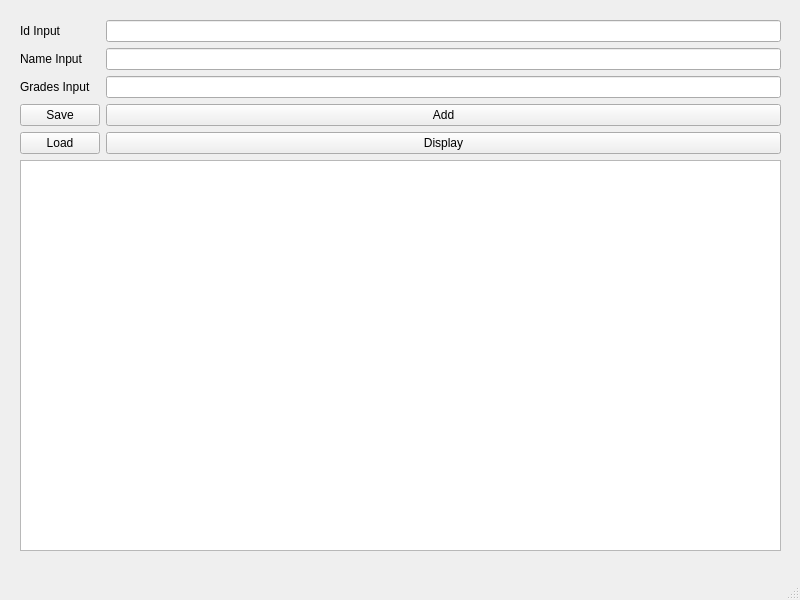
<?xml version="1.0" encoding="UTF-8"?>
<ui version="4.0">
 <class>MainWindow</class>
 <widget class="QMainWindow" name="MainWindow">
  <property name="geometry">
   <rect>
    <x>0</x>
    <y>0</y>
    <width>800</width>
    <height>600</height>
   </rect>
  </property>
  <property name="windowTitle">
   <string>MainWindow</string>
  </property>
  <widget class="QWidget" name="centralwidget">
   <widget class="QWidget" name="formLayoutWidget">
    <property name="geometry">
     <rect>
      <x>20</x>
      <y>20</y>
      <width>761</width>
      <height>531</height>
     </rect>
    </property>
    <layout class="QFormLayout" name="formLayout">
     <item row="0" column="0">
      <widget class="QLabel" name="idInputLabel">
       <property name="text">
        <string>Id Input</string>
       </property>
      </widget>
     </item>
     <item row="0" column="1">
      <widget class="QLineEdit" name="idInput"/>
     </item>
     <item row="1" column="0">
      <widget class="QLabel" name="nameInputLabel">
       <property name="text">
        <string>Name Input</string>
       </property>
      </widget>
     </item>
     <item row="1" column="1">
      <widget class="QLineEdit" name="nameInput"/>
     </item>
     <item row="2" column="0">
      <widget class="QLabel" name="gradesInputLabel">
       <property name="text">
        <string>Grades Input</string>
       </property>
      </widget>
     </item>
     <item row="2" column="1">
      <widget class="QLineEdit" name="gradesInput"/>
     </item>
     <item row="4" column="0">
      <widget class="QPushButton" name="loadButton">
       <property name="text">
        <string>Load</string>
       </property>
      </widget>
     </item>
     <item row="4" column="1">
      <widget class="QPushButton" name="displayButton">
       <property name="text">
        <string>Display</string>
       </property>
      </widget>
     </item>
     <item row="3" column="1">
      <widget class="QPushButton" name="addButton">
       <property name="text">
        <string>Add</string>
       </property>
      </widget>
     </item>
     <item row="3" column="0">
      <widget class="QPushButton" name="saveButton">
       <property name="text">
        <string>Save</string>
       </property>
      </widget>
     </item>
     <item row="5" column="0" colspan="2">
      <widget class="QTextEdit" name="outputArea"/>
     </item>
    </layout>
   </widget>
  </widget>
  <widget class="QMenuBar" name="menubar">
   <property name="geometry">
    <rect>
     <x>0</x>
     <y>0</y>
     <width>800</width>
     <height>21</height>
    </rect>
   </property>
  </widget>
  <widget class="QStatusBar" name="statusbar"/>
 </widget>
 <resources/>
 <connections/>
</ui>
